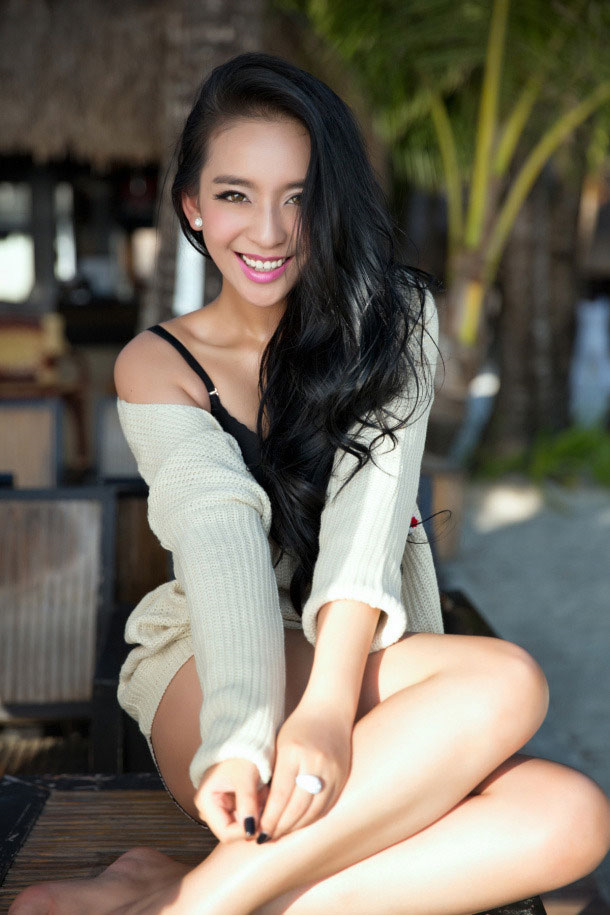
#> input picture Picture/test.png, 610 x 915 px
$ python PIL.py   (Python 2 division)
#> lines starting #> are read from the running program, lines starting #| are printed output that depends on the picture
#!/usr/bin/env python
# -*- coding: utf-8 -*-

'''
安装第三方模块
在Python中，安装第三方模块，是通过setuptools这个工具完成的。

PIL (Python Imaging Library)     处理图像的工具库
MySQL-python:                    MySQL的驱动
numpy                            用于科学计算的NumPy库
Jinja2                           用于生成文本的模板工具
'''

'''
PIL
'''
try:
    '''缩放'''
    import Image

    # 打开一个jpg图像文件，注意路径要改成你自己的:
    im = Image.open('test.png')
#> im is the input picture: PIL image 610x915 RGBA; mean R, G, B, A 116, 109.1, 96.9, 255
    # 获得图像尺寸:
    w, h = im.size
#> w = 610; h = 915
    # 缩放到50%:
    im.thumbnail((w//2, h//2))
#> im: PIL image 305x457 RGBA
    # 把缩放后的图像用jpeg格式保存:
    im.save('test_thumbnail.png', 'png')

    ''' 模糊化 '''
    import ImageFilter

    im = Image.open('test.png')
    im2 = im.filter(ImageFilter.BLUR)
    im2.save('test_blur.png', 'png')


except ImportError,e:
    print 'ImportError:',e
except IOError,e:
    print 'IOError:',e                  # IOError: decoder zip not available


import Image, ImageDraw, ImageFont, ImageFilter
import random

# 随机字母:
def rndChar():
    return chr(random.randint(65, 90))

# 随机颜色1:
def rndColor():
    return (random.randint(64, 255), random.randint(64, 255), random.randint(64, 255))

# 随机颜色2:
def rndColor2():
    return (random.randint(32, 127), random.randint(32, 127), random.randint(32, 127))

# 240 x 60:
width = 60 * 4
height = 60
image = Image.new('RGB', (width, height), (255, 255, 255))
#> image: PIL image 240x60 RGB; every value is 255
# 创建Font对象:
font = ImageFont.truetype('c:/windows/fonts/arial.ttf', 36)

# 创建Draw对象:
draw = ImageDraw.Draw(image)
# 填充每个像素:
for x in range(width):
    for y in range(height):
        draw.point((x, y), fill=rndColor())
# 输出文字:
for t in range(4):
    draw.text((60 * t + 10, 10), rndChar(), font=font, fill=rndColor2())
# 模糊:
image = image.filter(ImageFilter.BLUR)
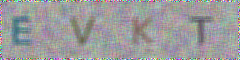
#> image: PIL image 240x60 RGB; mean R, G, B 156.1, 155.4, 156.5
image.save('code.jpg', 'jpeg');
